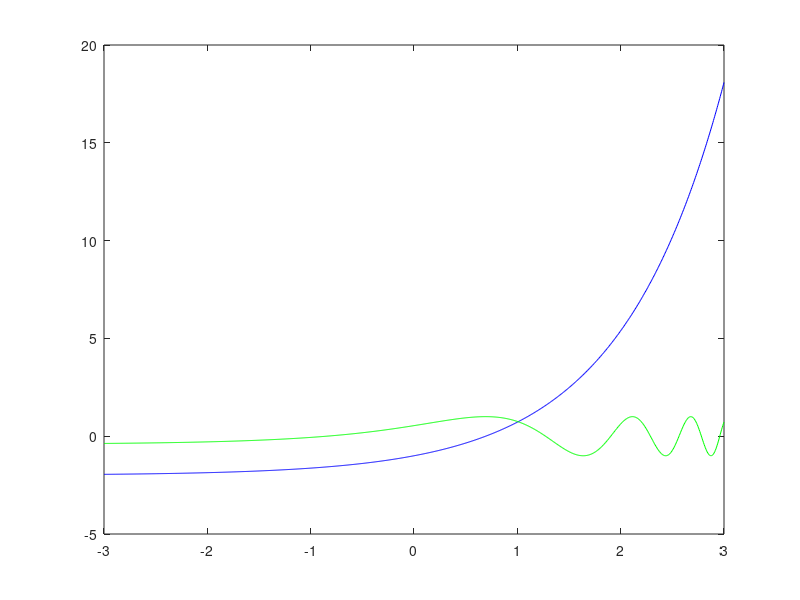

This chart was generated by the following MATLAB code: (Note: this script raises an error after producing the figure.)
x = linspace(-3, 3, 1000);

y1 = exp(x) - 2;

y2 = cos(y1);

plot(x, y1, 'b');
hold on;
plot(x, y2, 'g');

xstar = findSolBisect(double(0.5), double(1.5), @Fex2, -1);

tmp = exp(xstar) - 2;
plot([xstar, xstar], [tmp, cos(tmp)], 'rx');

hold off;